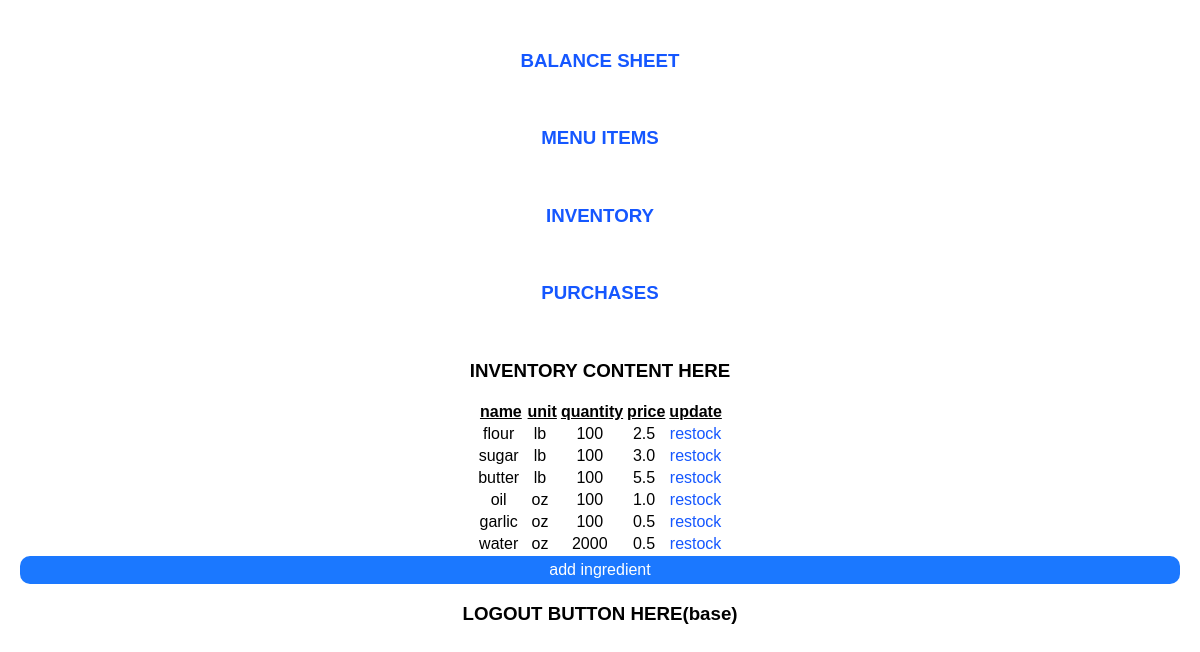
The page /inventory on the database as committed earlier.
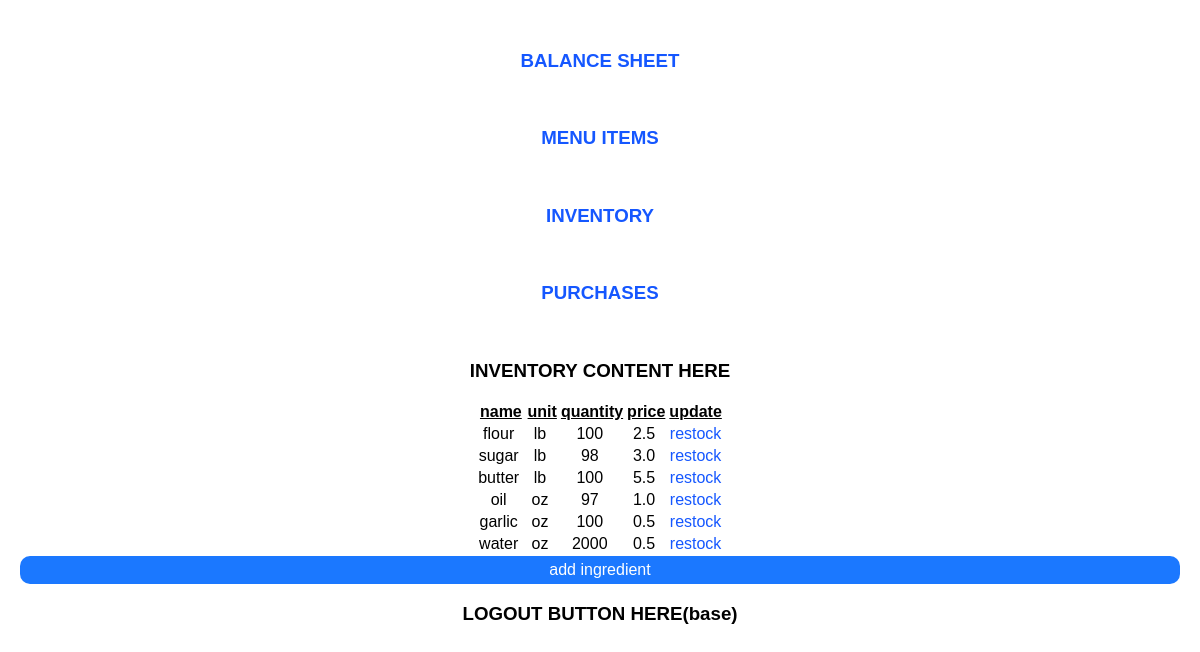
The same page on the database as committed later.
### inventory/models.py (models this page shows, shortened)
class Ingredient(models.Model):
    OUNCE = 'oz'
    POUND = 'lb'
    UNIT_CHOICES = [
        (OUNCE,'ounce'),
        (POUND, 'pound')
    ]
    name = models.CharField(max_length=20)
    unit = models.CharField(max_length=2, choices=UNIT_CHOICES, default="oz")
    availableQuantity = models.IntegerField(default=10)
    unitPrice = models.FloatField(default=1.50)

### inventory/views.py (the view)
# urls.py: path('inventory', views.Inventory.as_view(), name='inventory'),
class Inventory(ListView):
    model = Ingredient
    template_name = "inventory/inventory.html"

### inventory/templates/inventory/inventory.html
{% extends './home.html' %}
{% block content %}
{{ block.super }}
<h3>INVENTORY CONTENT HERE</h3>
<table class="line-table">
    <thead>
<tr>
<th>name</th>
<th>unit</th>
<th>quantity</th>
<th>price</th>
<th>update</th>
</tr>
</thead>
<tbody>
{% for item in object_list %}
<tr>
    <td>{{ item.name }}&nbsp;</td>
    <td>{{ item.unit }}&nbsp;</td>
    <td>{{ item.availableQuantity }}&nbsp;</td>
    <td>{{ item.unitPrice }}&nbsp;</td>
    <td><a href="{% url 'update_ingredient' item.id %}">restock</a></td>
{% endfor %}
</tbody>
</table>
<a href="{% url "add_ingredient"  %}"
    style="display: inherit; text-align: center; border-radius: 10px; text-decoration: none; color: #FFF; padding: 5px; background-color: #1B78FF;">add ingredient</a></td>
{% endblock %}

Rows that differ between the two databases and show on the page:
changed Ingredient "sugar": availableQuantity "100" → "98"
changed Ingredient "oil": availableQuantity "100" → "97"
